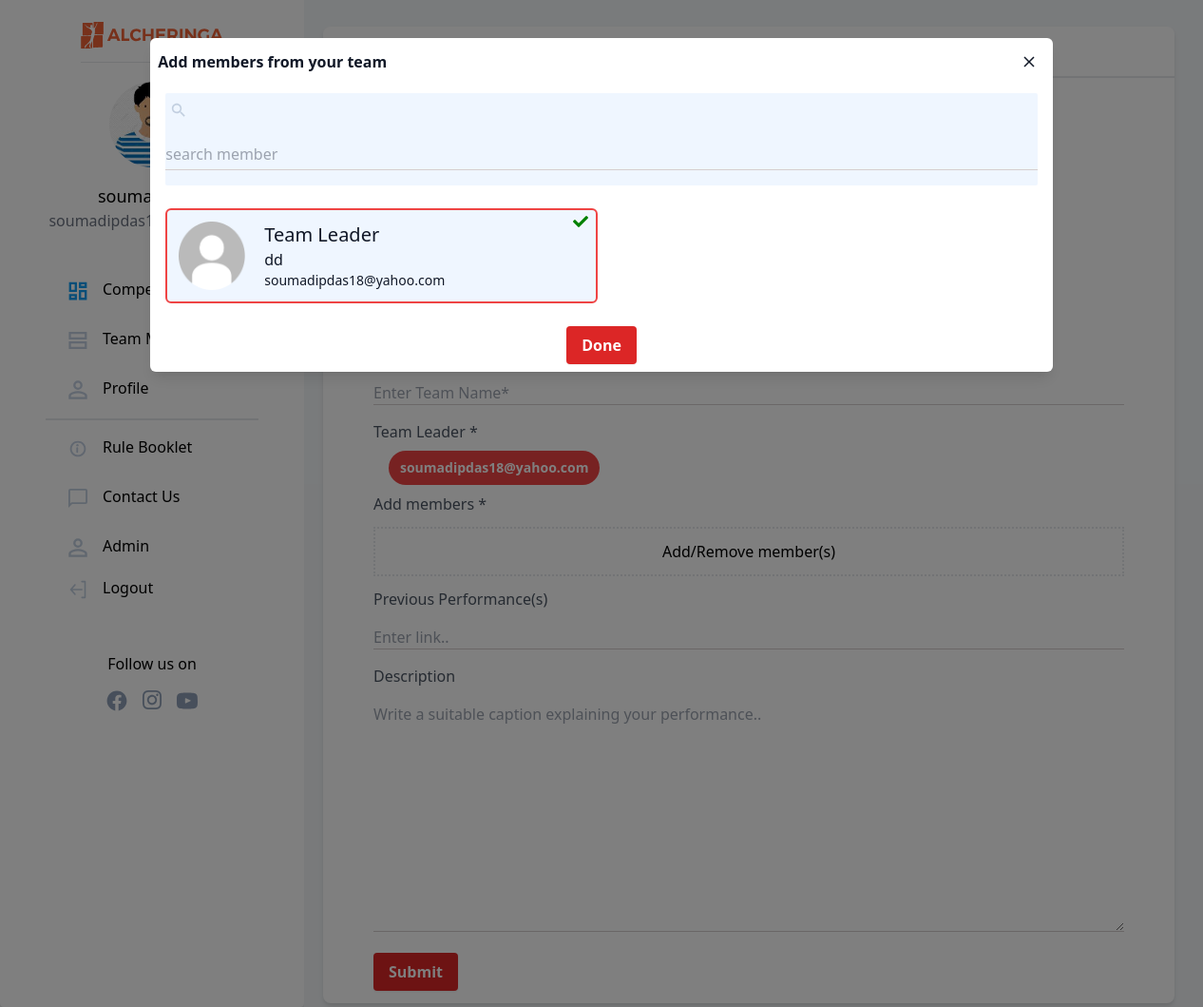
Before: /competitions/register/cffa1ad3-5100-484f-8274-a7aa3b04a482 (signed in) with the older database file.
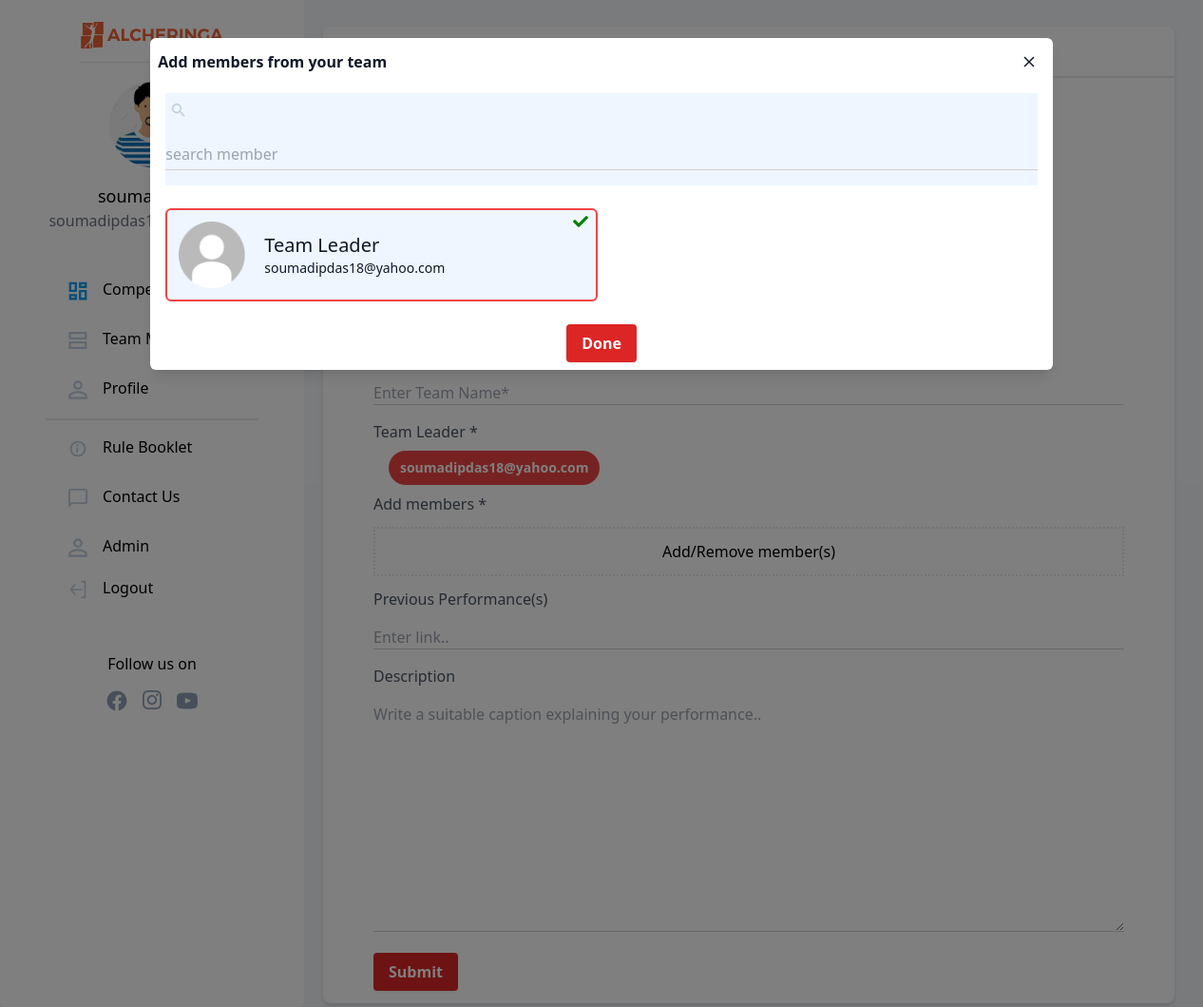
After: the same page with the newer database file.
### authentication/models.py (models this page shows, shortened)
class NewUser(AbstractBaseUser, PermissionsMixin):
    alcherid = models.CharField(
        max_length=255, blank=True, unique=True)
    id = models.SlugField(primary_key=True, default=uuid.uuid4)
    img = models.ImageField(upload_to="image_uploads/userdp/",
                            default='user-default.png')
    email = models.EmailField(_('email address'), unique=True)
    username = models.CharField(max_length=150, unique=True)
    collegename = models.CharField(max_length=150, unique=False)
    city = models.CharField(max_length=150, unique=False)
    fullname = models.CharField(max_length=150, blank=True)
    phone = PhoneNumberField(unique=False, blank=True)
    alternate_phone = PhoneNumberField(unique=False, blank=True,null=True)
    interest = models.ManyToManyField(
        "competitions.Module", related_name="interest")
    team_members=models.IntegerField(default=0)
    no_of_events_registered=models.IntegerField(default=0)
    date_joined = models.DateTimeField(default=timezone.now)
    provider = models.CharField(max_length=200, unique=False, default="email")
    about = models.TextField(_('about'), max_length=500, blank=True)
    is_staff = models.BooleanField(default=False)
    is_active = models.BooleanField(default=False)
    objects = CustomAccountManager()
    USERNAME_FIELD = 'email'
    REQUIRED_FIELDS = ['username']

### competitions/views.py (the view)
@login_required(login_url='login')
def registercompetition(request, slug):
    comp = Competition.objects.get(id=slug)
    check_unique = CompTeam.objects.filter(leader=request.user, event=comp)
    team_members = Team.objects.get(leader=request.user).members.all()
    if request.method != 'POST' and len(check_unique) > 0:
        messages.error(
            request, 'You have already registered your team for this event')
        return redirect('showallcompetitions')
    else:
        if request.method == 'POST':
            compteams = CompTeam.objects.create(
                event=comp, leader=request.user, teamname=request.POST['teamname'])
            team_members = []
            for member in json.loads(request.POST.get('members')):
                print(str(member['id']))
                compteams.members.add(
                    TeamMembers.objects.get(id=str(member['id'])))
                compteams.save()
            if request.POST.get('link') or request.POST.get('description'):
                prev = PreviousPerformance.objects.create(event=comp, team=compteams, link=request.POST.get(
                    'link'), description=request.POST.get('description'))
                prev.save()
            for user in json.loads(request.POST.get('members')):
                subject = "Event Registration Successful"
                email_template_name = "competitions/registration_email.txt"
                c = {
                    "name": user['name'],
                    "event": comp.event_name
                }
                print(user['name'])
                print(comp.event_name)
                email = render_to_string(email_template_name, c)
                try:
                    send_mail(subject, email, 'Alcheringa Registration Portal', [
                        user['email']], fail_silently=False)
                    print("done")
                except BadHeaderError:
                    return HttpResponse('Invalid header found.')
            messages.success(
                request, 'You have registered your team for this event successfully')
            return HttpResponse("OK")
    return render(request, 'competitions/compreg.html', {'comp': comp, 'team_members': team_members, })

### competitions/models.py (called while the page is built)
    def __str__(self):
          return str(self.module)

### templates/competitions/compreg.html (shortened to what the changed rows need)
{% extends '../basictailwind.html'%}
{%load static%}
{% block body %}
<body x-data="{ showModal: false}" :class="{'overflow-y-hidden': showModal}">
    <div class="flex" style="background-color: #F3F6F8;">
        {% include "../navbar.html" %}
        <div class="flex">
            <div class="flex-grow">
                <div class="bg-white flex flex-grow" style="background-color: #F3F6F8;">
                    <div class="mx-4 flex-grow">
                        <br>
                        <div class="flex m-1">
                            <div class=" bg-white max-w-4xl rounded-lg w-screen shadow-md">
                                <div>
                                    <div class="mx-10">
                                        <div class="container">
                                        <form id="add-member-form">
                                            <div class="p-3 mx-auto border border-white bg-white">
                                                <span
                                                    class="mx-4 my-2 rounded-full text-white bg-red-500 font-semibold text-sm flex align-center cursor-pointer active:bg-gray-300 transition duration-300 ease w-max">
                                                    <span class="flex items-center px-3 py-2">
                                                    {{request.user.email}}
                                                    </span>
                                                </span>
                                            </div>
                                        </form>
                                        </div>
                                    </div>
                                </div>
                            </div>
                        </div>
                    </div>
                </div>
            </div>
        </div>
    </div>
    {%include 'competitions/add_member_modal.html'%}
</body>
{%endblock%}

### templates/navbar.html (shortened to what this page needs)
{%load static%}
  <nav class="w-80 hidden sm:block bg-white rounded shadow-md">
    <div class="w-80 h-screen flex flex-col justify-center bg-white border-gray-400 px-12 fixed float-left">
      <a href="/"><img src="{% static 'imgs/alcher_orange.svg'%}" class="mt-24 mx-auto pb-3 border-b" width="150px" height="40px" alt="logo" border="0" /></a>
      <div class="flex flex-col justify-center my-5">
        <div class="pt-4 font-medium text-lg text-center">{{request.user.username}}</div>
        <div class="text-gray-500 text-base font-normal text-center">{{request.user.email}}</div>
      </div>
      <div class="pt-2 mt-2 mb-28 flex flex-col justify-center">
        <a href="{%url 'showallcompetitions'%}"><div class="rounded-full flex flex-nowrap my-2 py-2 pl-6 w-60 hover:border-0 hover:bg-gray-100">
          <svg width="20" height="20" viewBox="0 0 24 24" fill="none" xmlns="http://www.w3.org/2000/svg">
            <path d="M9.35 11.85H2.15V2.15H9.35V11.85ZM9.35 21.85H2.15V17.15H9.35V21.85ZM21.85 21.85H14.65V12.15H21.85V21.85ZM14.65 6.85V2.15H21.85V6.85H14.65Z" stroke="#109CF1" stroke-width="2.8" />
          </svg>
          <p class="pl-4 -mt-1">Competitons</p>
        </div></a>
        <a href="{%url 'team'%}"><div class="rounded-full flex flex-nowrap my-2 py-2 w-60 pl-6 hover:border-0 hover:bg-gray-100">
          <svg width="20" height="20" viewBox="0 0 25 24" fill="none" xmlns="http://www.w3.org/2000/svg">
            <path d="M1.9 9.35V2.15H22.85V9.35H1.9ZM1.9 21.85V14.65H22.85V21.85H1.9Z" stroke="#C2CFE0" stroke-width="2.8" />
          </svg>
          <p class="pl-4 -mt-1">Team Members</p>
        </div></a>
        <a href='{%url 'profile'%}' >
        <div class="rounded-full flex flex-nowrap my-2 py-2 w-60 pl-6 hover:border-0 hover:bg-gray-100 mb-3">
          <p class="pl-4 -mt-1">Profile</p>
        </div>
        </a>
        <hr class="border bg-gray-200" />
        <a href="s"><div class="rounded-full flex flex-nowrap my-2 py-2 w-60 pl-6 hover:border-0 hover:bg-gray-100 mt-3">
          <p class="pl-4 -mt-1">Rule Booklet</p>
        </div></a>
        <a href="n"><div class="rounded-full flex flex-nowrap my-2 py-2 w-60 pl-6 hover:border-0 hover:bg-gray-100">
          <p class="pl-4 -mt-1">Contact Us</p>
        </div></a>
        {%if request.user.is_staff%}
        <a href="/admin"><div class="rounded-full flex flex-nowrap my-2 py-2 pl-6 w-60 hover:border-0 hover:bg-gray-100">
          <p class="pl-4 -mt-1">Admin</p>
        </div></a>
        {%endif%}
        <a href='{% url 'logout'%}'>
        <div class="rounded-full flex flex-nowrap py-2 pl-6 w-60 hover:border-0 hover:bg-gray-100">
          <p class="pl-4 -mt-1">Logout</p>
        </div>
        </a>
        <br>
        <br>
        <div>
            <div style="text-align:center">
                <p class="px-10">Follow us on</p>
                <div class=" flex justify-center space-x-4 m-4">
                  <a style="cursor:pointer;" href="https://www.facebook.com/alcheringaiitg" target="_blank">
                    </a>
                  <a style="cursor:pointer;" href="https://www.instagram.com/alcheringaiitg/" target="_blank">
                    </a>
                  <a style="cursor:pointer;" href="https://twitter.com/alcheringaiitg" target="_blank">
                    </a>
                </div>
            </div>
        </div>
      </div>
    </div>
  </nav>

### templates/competitions/add_member_modal.html (shortened to what this page needs)
{%load static%}
<div class="fixed inset-0 w-full h-full z-20 bg-black bg-opacity-50 duration-300 overflow-y-auto" id="addmodal" x-show="showModal"
        x-transition:enter="transition duration-300" x-transition:enter-start="opacity-0"
        x-transition:enter-end="opacity-100" x-transition:leave="transition duration-300"
        x-transition:leave-start="opacity-100" x-transition:leave-end="opacity-0">
        <div class="relative sm:w-3/4 md:w-3/4 lg:w-3/4 mx-2 sm:mx-auto my-10 opacity-100" id="add-member-modal">
            <div class="relative bg-white shadow-lg rounded-md text-gray-900 z-20"id="add-member-modal2" @click.away="showModal = false"
                x-show="showModal" x-transition:enter="transition transform duration-300" x-transition:enter-start="scale-0"
                x-transition:enter-end="scale-100" x-transition:leave="transition transform duration-300"
                x-transition:leave-start="scale-100" x-transition:leave-end="scale-0">
                <header class="flex items-center justify-between p-2">
                    <h2 class="font-semibold">Add members from your team</h2>
                    <button class="focus:outline-none p-2" @click="showModal = false">
                        <svg class="fill-current" xmlns="http://www.w3.org/2000/svg" width="18" height="18" viewBox="0 0 18 18">
                            <path
                                d="M14.53 4.53l-1.06-1.06L9 7.94 4.53 3.47 3.47 4.53 7.94 9l-4.47 4.47 1.06 1.06L9 10.06l4.47 4.47 1.06-1.06L10.06 9z">
                            </path>
                        </svg>
                    </button>
                </header>
                <div class="mx-4 my-2 bg-blue-50 rounded-sm">
                    <span class="float-left p-1">
                    </span>
                    <span>
                        <input type="search" class="py-1 bg-blue-50 font-light text-base" placeholder="search member" />
                    </span>
                </div>
                <div class="p-3 grid grid-cols-1 sm:grid-cols-2">
                    <div class="m-1 p-3 flex bg-white bg-blue-50 border-red-500 border-2 rounded-md relative cursor-pointer">
                        <img width="70" height="70" src="{%static 'imgs/user-default.png'%}" alt="profile" border="0" />
                        <div class="absolute top-0 right-0 h-16 w-16 text-right px-2" id="{{member.id}}"><i class="fa fa-check"
                                aria-hidden="true" style="color:green;"></i></div>
                        <div class="mx-5 my-auto">
                            <div class="font-medium text-xl text-base">Team Leader</div>
                            <div class="font-medium text-base">{{request.user.fullname}}</div>
                            <div class="font-light text-sm">{{request.user.email}}</div>
                        </div>
                    </div>
                </div>
                <footer  class="p-2 text-center">
                    <button class="bg-red-600 hover:bg-red-700 text-white inline-block py-2 px-4 rounded shadow-sm font-semibold text-base"id="confirm-select"  @click="showModal = false">Done</button>
                </footer>
            </div>
        </div>
    </div>

Changed rows visible on the page:
changed NewUser "soumadipdas": user.fullname "dd" → (not shown)
